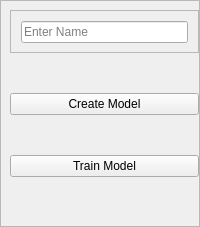
            <widget class="QWidget" name="page">
             <layout class="QVBoxLayout" name="verticalLayout_8">
              <property name="leftMargin">
               <number>0</number>
              </property>
              <property name="topMargin">
               <number>0</number>
              </property>
              <property name="rightMargin">
               <number>0</number>
              </property>
              <property name="bottomMargin">
               <number>0</number>
              </property>
              <item>
               <widget class="QFrame" name="frame_4">
                <property name="frameShape">
                 <enum>QFrame::StyledPanel</enum>
                </property>
                <property name="frameShadow">
                 <enum>QFrame::Raised</enum>
                </property>
                <layout class="QVBoxLayout" name="verticalLayout_6">
                 <property name="spacing">
                  <number>0</number>
                 </property>
                 <property name="rightMargin">
                  <number>0</number>
                 </property>
                 <item>
                  <widget class="QFrame" name="frame_5">
                   <property name="frameShape">
                    <enum>QFrame::StyledPanel</enum>
                   </property>
                   <property name="frameShadow">
                    <enum>QFrame::Raised</enum>
                   </property>
                   <layout class="QVBoxLayout" name="verticalLayout_7">
                    <property name="spacing">
                     <number>0</number>
                    </property>
                    <item>
                     <widget class="QWidget" name="widget_30" native="true">
                      <layout class="QVBoxLayout" name="verticalLayout_30">
                       <property name="leftMargin">
                        <number>1</number>
                       </property>
                       <property name="topMargin">
                        <number>1</number>
                       </property>
                       <property name="rightMargin">
                        <number>1</number>
                       </property>
                       <property name="bottomMargin">
                        <number>0</number>
                       </property>
                       <item>
                        <widget class="QLineEdit" name="test_name">
                         <property name="styleSheet">
                          <string notr="true">color: rgb(0, 0, 0);
font: 14pt &quot;MS Shell Dlg 2&quot;;</string>
                         </property>
                         <property name="text">
                          <string/>
                         </property>
                         <property name="placeholderText">
                          <string>Enter Name</string>
                         </property>
                        </widget>
                       </item>
                      </layout>
                     </widget>
                    </item>
                   </layout>
                  </widget>
                 </item>
                 <item>
                  <spacer name="verticalSpacer_3">
                   <property name="orientation">
                    <enum>Qt::Vertical</enum>
                   </property>
                   <property name="sizeHint" stdset="0">
                    <size>
                     <width>20</width>
                     <height>40</height>
                    </size>
                   </property>
                  </spacer>
                 </item>
                 <item>
                  <widget class="QWidget" name="widget_26" native="true">
                   <layout class="QVBoxLayout" name="verticalLayout_21">
                    <property name="leftMargin">
                     <number>0</number>
                    </property>
                    <property name="topMargin">
                     <number>0</number>
                    </property>
                    <property name="rightMargin">
                     <number>0</number>
                    </property>
                    <property name="bottomMargin">
                     <number>0</number>
                    </property>
                    <item>
                     <widget class="QPushButton" name="create_model_btn">
                      <property name="styleSheet">
                       <string notr="true"/>
                      </property>
                      <property name="text">
                       <string>Create Model</string>
                      </property>
                     </widget>
                    </item>
                   </layout>
                  </widget>
                 </item>
                 <item>
                  <spacer name="verticalSpacer_4">
                   <property name="orientation">
                    <enum>Qt::Vertical</enum>
                   </property>
                   <property name="sizeHint" stdset="0">
                    <size>
                     <width>20</width>
                     <height>40</height>
                    </size>
                   </property>
                  </spacer>
                 </item>
                 <item>
                  <widget class="QWidget" name="widget_27" native="true">
                   <layout class="QVBoxLayout" name="verticalLayout_24">
                    <property name="leftMargin">
                     <number>0</number>
                    </property>
                    <property name="topMargin">
                     <number>0</number>
                    </property>
                    <property name="rightMargin">
                     <number>0</number>
                    </property>
                    <property name="bottomMargin">
                     <number>0</number>
                    </property>
                    <item>
                     <widget class="QPushButton" name="train_model_btn">
                      <property name="text">
                       <string>Train Model</string>
                      </property>
                     </widget>
                    </item>
                   </layout>
                  </widget>
                 </item>
                 <item>
                  <spacer name="verticalSpacer_5">
                   <property name="orientation">
                    <enum>Qt::Vertical</enum>
                   </property>
                   <property name="sizeHint" stdset="0">
                    <size>
                     <width>20</width>
                     <height>40</height>
                    </size>
                   </property>
                  </spacer>
                 </item>
                </layout>
               </widget>
              </item>
             </layout>
            </widget>
